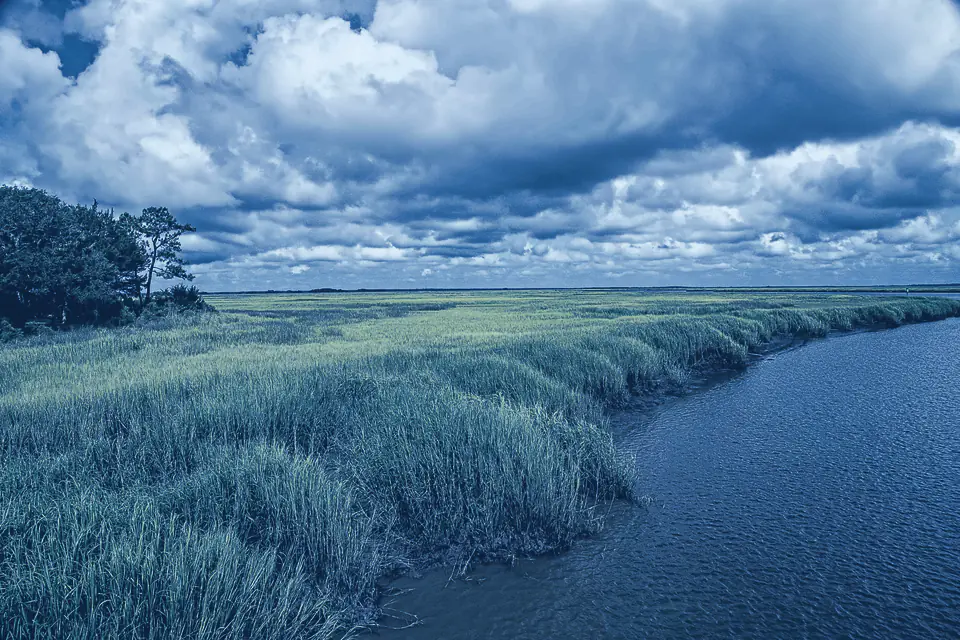
#> input picture assets/img/places/coast.webp, 960 x 640 px
$ python process-photos.py ../assets/img/places/coast.webp out.png
#> lines starting #> are read from the running program, lines starting #| are printed output that depends on the picture
#!/usr/bin/env python3
"""Turn a source photo into a Wish for Wash place image.

Steps: crop to 3:2 around a focal point -> resize to 960x640 -> light-blue
duotone (luminance mapped through #0E2A4F -> #2F64A8 -> #D9ECFA, then
blended ~75% duotone / ~25% original colour) -> WebP under a size budget.

Usage:
  python3 tools/process-photos.py INPUT OUTPUT.webp [options]

Examples:
  python3 tools/process-photos.py original.jpg assets/img/places/coast.webp
  python3 tools/process-photos.py pano.jpg out.webp --focus 0.33,0.5
  python3 tools/process-photos.py photo.jpg out.webp --crop 0.05,0.1,0.95,0.9 --gamma 0.9

Options (all optional):
  --focus X,Y     focal point as fractions of width/height (default 0.5,0.5).
                  The largest 3:2 window (divided by --zoom) is centred on it,
                  clamped to the image edges.
  --zoom Z        >1 crops tighter around the focus (default 1.0).
  --crop L,T,R,B  explicit crop box as fractions; it is snapped to 3:2
                  around its own centre. Overrides --focus/--zoom.
  --blend B       share of original colour kept (default 0.25).
  --mid M         gradient position of the mid stop #2F64A8 (default 0.5).
  --gamma G       midtone gamma applied to luminance (<1 brighter, default 1.0).
  --contrast C    S-curve strength 0..1 (default 0.25).
  --clip P        percent clipped at each end when auto-levelling (default 0.5).
  --soften R      light Gaussian blur radius in px after resizing (default 0);
                  helps very busy scenes (bare branches) fit the size budget.
  --target-kb N   soft size target; quality steps down until met (default 110).
  --max-kb N      hard size limit; the script fails above it (default 150).
  --quality Q     starting WebP quality (default 86).
  --preview PNG   also write a PNG decoded from the final WebP, for review.

Requires Pillow and numpy. Uses cwebp when available (PATH or
/opt/homebrew/bin), otherwise Pillow's WebP encoder.
"""
import argparse
import io
import os
import shutil
import subprocess
import sys
import tempfile

import numpy as np
from PIL import Image, ImageFilter, ImageOps

OUT_W, OUT_H = 960, 640
SHADOW = (0x0E, 0x2A, 0x4F)
MID = (0x2F, 0x64, 0xA8)
HIGHLIGHT = (0xD9, 0xEC, 0xFA)


# [5 lines left out: function parse_pair, not called in this run]


def load_rgb(path):
    im = Image.open(path)
    im = ImageOps.exif_transpose(im)
    icc = im.info.get("icc_profile")
    if icc:
        try:
            from PIL import ImageCms
            src = ImageCms.ImageCmsProfile(io.BytesIO(icc))
            dst = ImageCms.createProfile("sRGB")
            if im.mode not in ("RGB", "RGBA"):
                im = im.convert("RGB")
            im = ImageCms.profileToProfile(im, src, dst, outputMode="RGB")
        except Exception:  # noqa: BLE001 - fall back to untagged conversion
            pass
    if im.mode != "RGB":
        im = im.convert("RGB")
    return im


def crop_box(w, h, focus=(0.5, 0.5), zoom=1.0, box=None):
    """Return an integer (left, top, right, bottom) 3:2 box inside w x h."""
    ratio = OUT_W / OUT_H
    if box is not None:
        l, t, r, b = box[0] * w, box[1] * h, box[2] * w, box[3] * h
        cx, cy = (l + r) / 2, (t + b) / 2
        bw, bh = r - l, b - t
        if bw / bh > ratio:
            bw = bh * ratio
        else:
            bh = bw / ratio
    else:
        if w / h > ratio:
            bh = h / zoom
            bw = bh * ratio
        else:
            bw = w / zoom
            bh = bw / ratio
        cx, cy = focus[0] * w, focus[1] * h
    bw, bh = min(bw, w), min(bh, h)
    left = min(max(cx - bw / 2, 0), w - bw)
    top = min(max(cy - bh / 2, 0), h - bh)
    return (round(left), round(top), round(left + bw), round(top + bh))


def tone_map(lum, clip=0.5, gamma=1.0, contrast=0.25):
    lo, hi = np.percentile(lum, [clip, 100 - clip])
    if hi - lo < 0.3:  # don't blow up flat or hazy frames
        c = (hi + lo) / 2
        lo, hi = max(c - 0.15, 0.0), min(c + 0.15, 1.0)
    y = np.clip((lum - lo) / max(hi - lo, 1e-6), 0, 1)
    if gamma != 1.0:
        y = y ** gamma
    if contrast:
        y = (1 - contrast) * y + contrast * (y * y * (3 - 2 * y))
    return y


def duotone(rgb, blend=0.25, mid=0.5, gamma=1.0, contrast=0.25, clip=0.5):
    arr = np.asarray(rgb, dtype=np.float32) / 255.0
    lum = 0.2126 * arr[..., 0] + 0.7152 * arr[..., 1] + 0.0722 * arr[..., 2]
    y = tone_map(lum, clip=clip, gamma=gamma, contrast=contrast)
    stops = [0.0, mid, 1.0]
    tone = np.stack([
        np.interp(y, stops, [SHADOW[i] / 255, MID[i] / 255, HIGHLIGHT[i] / 255])
        for i in range(3)
    ], axis=-1)
    out = (1 - blend) * tone + blend * arr
    return Image.fromarray(np.clip(out * 255 + 0.5, 0, 255).astype(np.uint8), "RGB")


def find_cwebp():
    for cand in (shutil.which("cwebp"), "/opt/homebrew/bin/cwebp", "/usr/local/bin/cwebp"):
        if cand and os.path.exists(cand):
            return cand
    return None


def encode_webp(img, quality):
    cwebp = find_cwebp()
    if cwebp:
        with tempfile.TemporaryDirectory() as tmp:
            src, dst = os.path.join(tmp, "in.png"), os.path.join(tmp, "out.webp")
            img.save(src)
            subprocess.run([cwebp, "-quiet", "-q", str(quality), "-m", "6", "-sharp_yuv",
                            "-metadata", "none", src, "-o", dst], check=True)
            with open(dst, "rb") as f:
                return f.read()
    buf = io.BytesIO()
    img.save(buf, "WEBP", quality=quality, method=6)
    return buf.getvalue()


def main(argv=None):
    p = argparse.ArgumentParser(description=__doc__.split("\n\n")[0])
    p.add_argument("input")
    p.add_argument("output")
    p.add_argument("--focus", type=lambda s: parse_pair(s, 2), default=[0.5, 0.5])
    p.add_argument("--zoom", type=float, default=1.0)
    p.add_argument("--crop", type=lambda s: parse_pair(s, 4), default=None)
    p.add_argument("--blend", type=float, default=0.25)
    p.add_argument("--mid", type=float, default=0.5)
    p.add_argument("--gamma", type=float, default=1.0)
    p.add_argument("--contrast", type=float, default=0.25)
    p.add_argument("--clip", type=float, default=0.5)
    p.add_argument("--soften", type=float, default=0.0)
    p.add_argument("--target-kb", type=float, default=110)
    p.add_argument("--max-kb", type=float, default=150)
    p.add_argument("--quality", type=int, default=86)
    p.add_argument("--preview", default=None)
    a = p.parse_args(argv)

    im = load_rgb(a.input)
#> in load_rgb, im is the input picture: PIL image 960x640 RGB; mean R, G, B 83.6, 122.4, 155.4
    box = crop_box(im.width, im.height, a.focus, a.zoom, a.crop)
    im = im.crop(box)
    # Pre-shrink very large crops with a box filter, then finish with Lanczos.
    factor = min(im.width // (OUT_W * 2), im.height // (OUT_H * 2))
    if factor >= 2:
        im = im.reduce(factor)
    im = im.resize((OUT_W, OUT_H), Image.LANCZOS)
    if a.soften > 0:
        im = im.filter(ImageFilter.GaussianBlur(a.soften))

    toned = duotone(im, a.blend, a.mid, a.gamma, a.contrast, a.clip)
#> in duotone, `lum = 0.2126 * arr[..., 0] + 0.7152 * arr[..., 1] + 0.0722 * arr[..., 2]`:
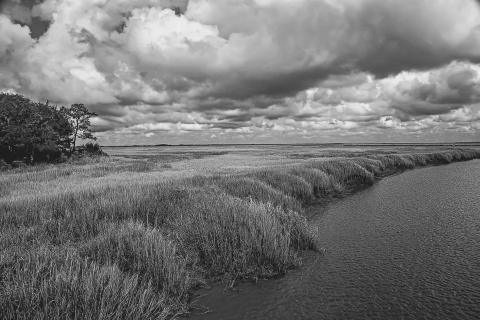
#> lum: shape (640, 960) float32 (shown at 1/2 size); min 0.0512, max 0.954, mean 0.457
#> in tone_map, `lo, hi = np.percentile(lum, [clip, 100 - clip])`: lo = 0.111; hi = 0.905
#> in tone_map, `y = np.clip((lum - lo) / max(hi - lo, 1e-6), 0, 1)`:
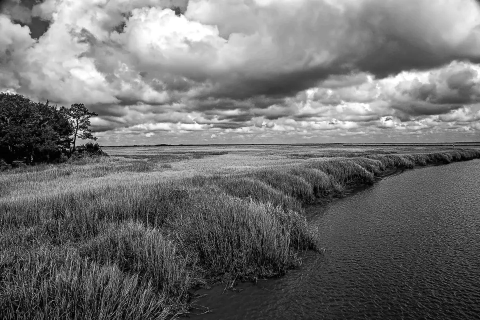
#> y: shape (640, 960) float32 (shown at 1/2 size); min 0, max 1, mean 0.436
#> in duotone, `tone = np.stack([ np.interp(y, stops, [SHADOW[i] / 255, MID[i] / 255, ..`:
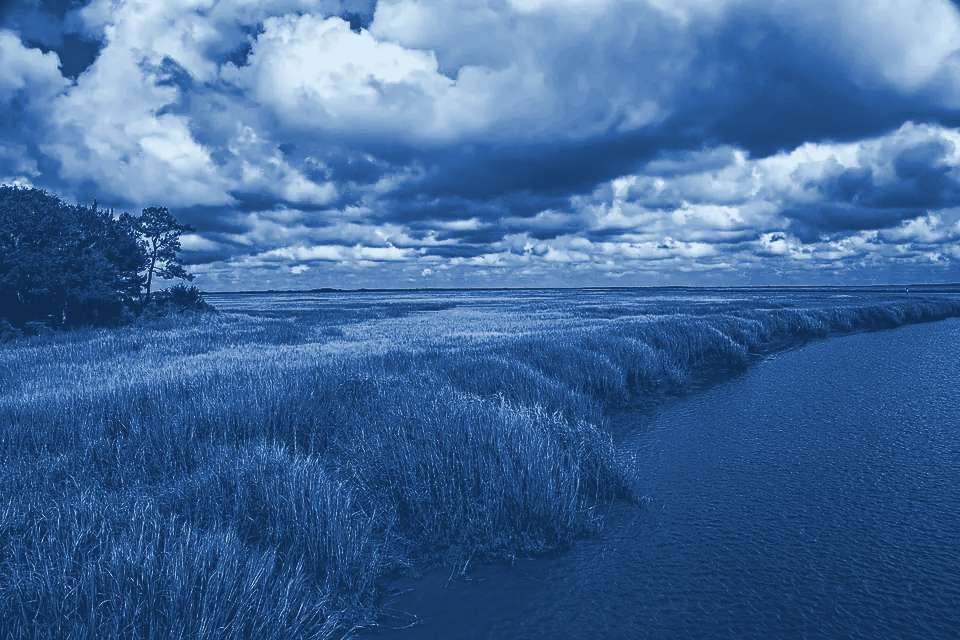
#> tone: shape (640, 960, 3) float64; mean of channels 0, 1, 2 0.256, 0.412, 0.607; drawn as R, G, B

    q = a.quality
    data = encode_webp(toned, q)
    while len(data) > a.target_kb * 1024 and q > 50:
        q -= 4
        data = encode_webp(toned, q)
#> this loop made 2 passes
#> q on passes 1 to 2: 82, 78
#> after the loop, q = 78
    kb = len(data) / 1024
#> kb = 106.3
    if kb >= a.max_kb:
        sys.exit(f"error: {a.output} is {kb:.1f} KB (limit {a.max_kb} KB)")

    os.makedirs(os.path.dirname(os.path.abspath(a.output)), exist_ok=True)
    with open(a.output, "wb") as f:
        f.write(data)
    if a.preview:
        Image.open(io.BytesIO(data)).convert("RGB").save(a.preview)
    print(f"{a.output}: crop={box} quality={q} size={kb:.1f} KB")
#| out.png: crop=(0, 0, 960, 640) quality=78 size=106.3 KB


if __name__ == "__main__":
    main()

$ run again, with assets/img/places/albany-flint.webp copied over assets/img/places/coast.webp
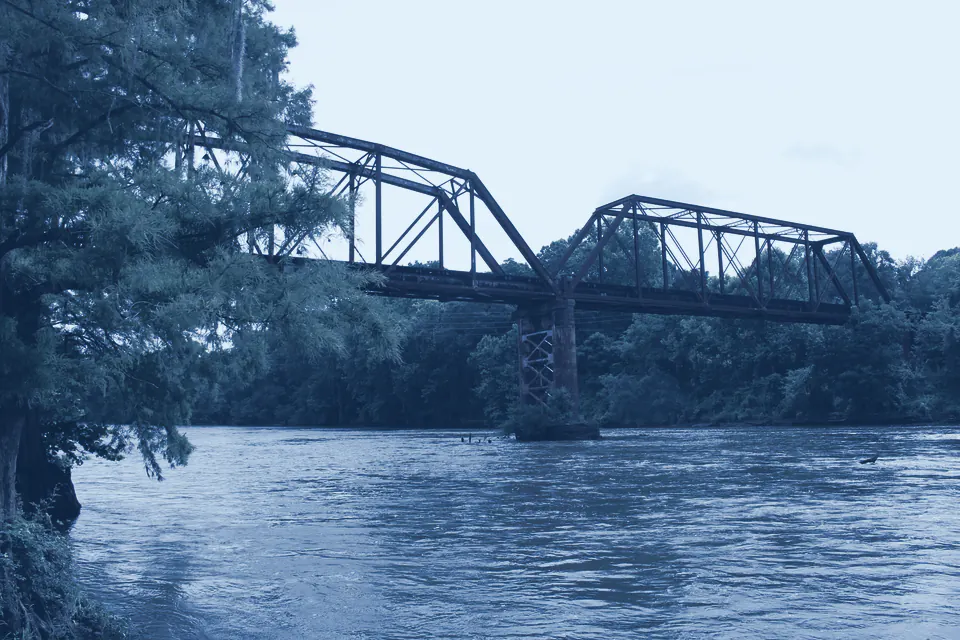
#> input picture assets/img/places/albany-flint.webp, 960 x 640 px
#> in load_rgb, im is the input picture: PIL image 960x640 RGB; mean R, G, B 106, 132.2, 159.1
#> in duotone, `lum = 0.2126 * arr[..., 0] + 0.7152 * arr[..., 1] + 0.0722 * arr[..., 2]`:
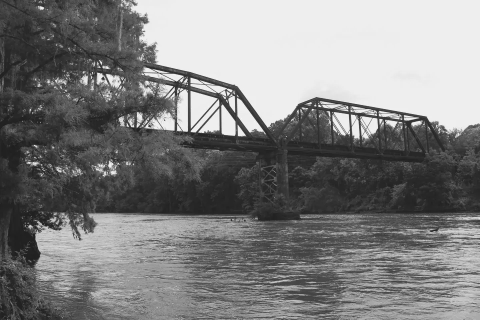
#> lum: shape (640, 960) float32 (shown at 1/2 size); min 0.0784, max 0.992, mean 0.504
#> lo = 0.132; hi = 0.94
#> in duotone, `tone = np.stack([ np.interp(y, stops, [SHADOW[i] / 255, MID[i] / 255, ..`:
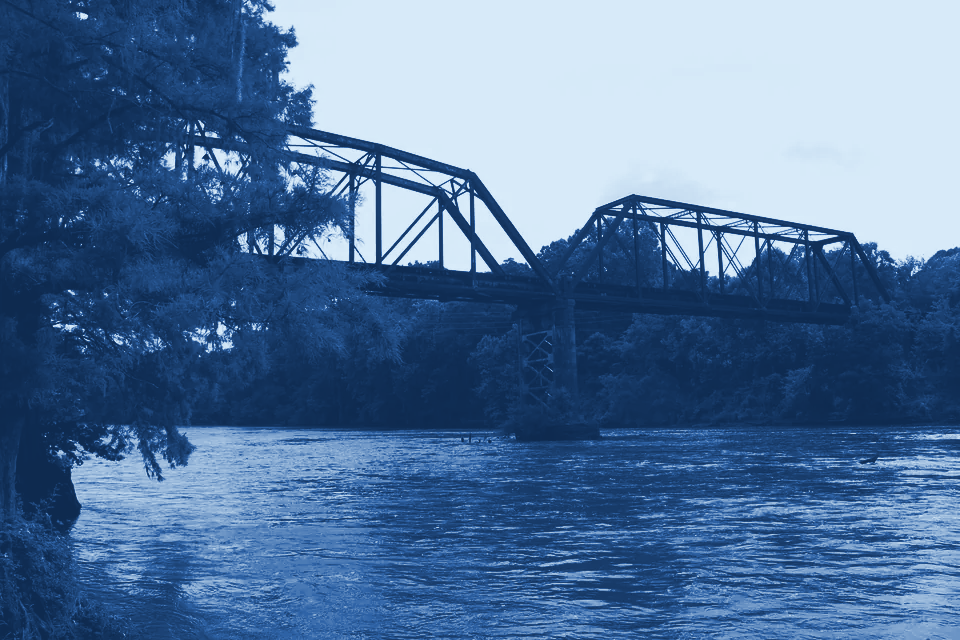
#> tone: shape (640, 960, 3) float64; mean of channels 0, 1, 2 0.332, 0.462, 0.618; drawn as R, G, B
#> after the loop in main, `while len(data) > a.target_kb * 1024 and q > 50:`: q = 86
#> kb = 108.7
#| out.png: crop=(0, 0, 960, 640) quality=86 size=108.7 KB

$ run again, with assets/img/places/lake-lanier.webp copied over assets/img/places/coast.webp
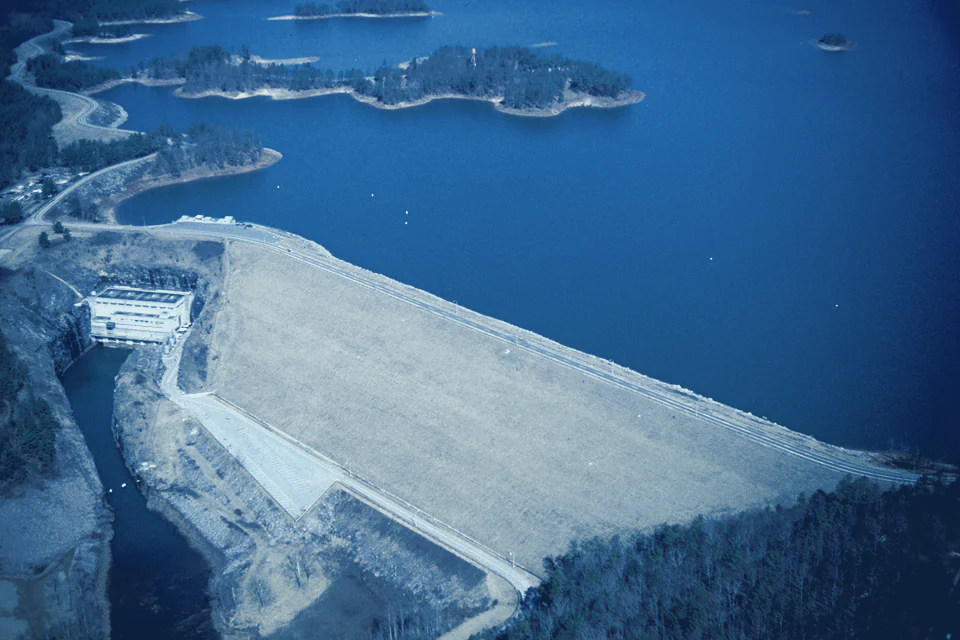
#> input picture assets/img/places/lake-lanier.webp, 960 x 640 px
#> in load_rgb, im is the input picture: PIL image 960x640 RGB; mean R, G, B 65.8, 107.3, 146.4
#> in duotone, `lum = 0.2126 * arr[..., 0] + 0.7152 * arr[..., 1] + 0.0722 * arr[..., 2]`:
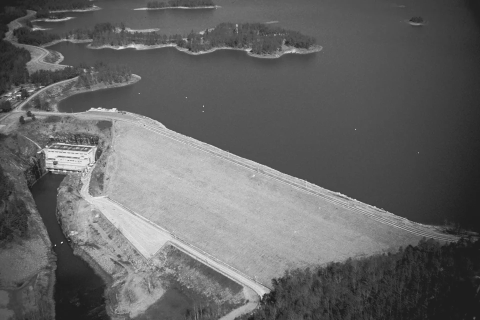
#> lum: shape (640, 960) float32 (shown at 1/2 size); min 0.0831, max 0.955, mean 0.397
#> lo = 0.116; hi = 0.867
#> in duotone, `tone = np.stack([ np.interp(y, stops, [SHADOW[i] / 255, MID[i] / 255, ..`:
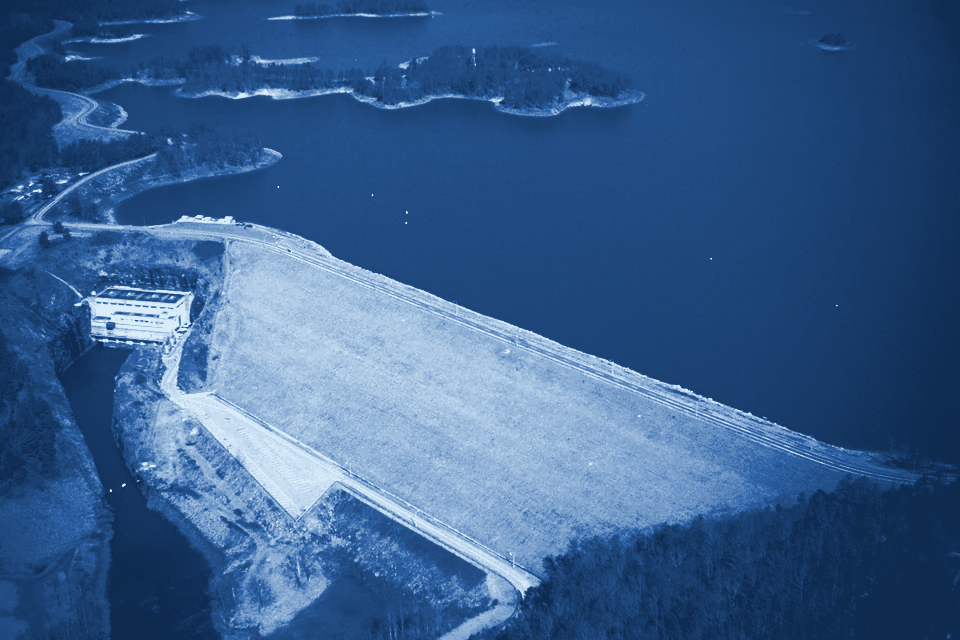
#> tone: shape (640, 960, 3) float64; mean of channels 0, 1, 2 0.227, 0.375, 0.561; drawn as R, G, B
#> after the loop in main, `while len(data) > a.target_kb * 1024 and q > 50:`: q = 86
#> kb = 72.92
#| out.png: crop=(0, 0, 960, 640) quality=86 size=72.9 KB
